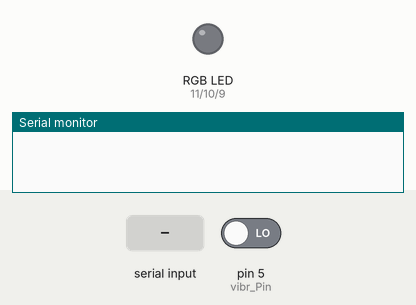
The sketch below on a simulated Arduino Uno, built with avr-gcc and run on an emulated ATmega328P. On the bench: an RGB LED mixed from three pins (HIGH = lit), the last lines printed to the serial monitor. The test bench sets the inputs (shaded band); at power-on: pin 5 (vibr_Pin) LOW. Dim RGB values are drawn brighter than linear.

Above: at 0.1 s.
At 1.2 s:
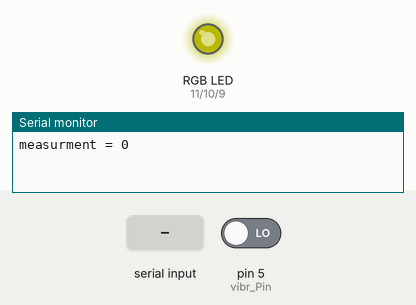
1.3 s: "1" received over the second serial link
Timing chart, 0 to 4.3 s (numbered marks = the images above; inputs shaded):
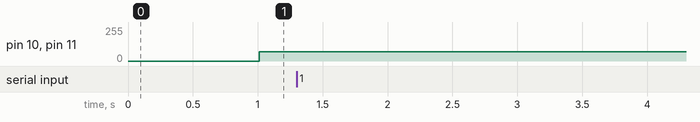

The sketch:

GHZSLAVE.ino
```cpp
#include <SoftwareSerial.h>
#include <Servo.h>

SoftwareSerial mySerial(1, 0); //블루투스의 Tx, Rx핀을 0번 1번핀으로 설정
Servo servo;

int vibr_Pin =5; // 진동센서 5번 핀
int servoPin = 9; // 서보모터 9번 핀
int angle = 90; // 서보 기본 각도 90
int x,y;
int M=1;
int PIN_BUTTON_SELECT; // S
int PIN_BUTTON_RIGHT; // R
int PIN_BUTTON_UP; // U
int PIN_BUTTON_DOWN; //D
int PIN_BUTTON_LEFT; // L
int PIN_ANALOG_X;
int PIN_ANALOG_Y;

int redPin = 11; // Red핀
int greenPin = 10; // Green핀
int bluePin = 9; // Blue핀

void setup(){
  Serial.println("System On!");
  pinMode(vibr_Pin, INPUT); // 진동센서 출력
  pinMode(redPin, OUTPUT); // Red핀 출력
  pinMode(greenPin, OUTPUT); // Green핀 출력
  pinMode(bluePin, OUTPUT);  // Blue핀 출력
  Serial.begin(9600);
  mySerial.begin(9600);
}

void loop(){

  if (Serial.available()) {    // 시리얼모니터에 입력된 데이터가 있다면
    mySerial.write(Serial.read());  // 블루투스를 통해 입력된 데이터 전달
 }
  if (mySerial.available()) { // 블루투스에서 넘어온 데이터가 있다면
  Serial.write(mySerial.read()); // 시리얼모니터에 데이터를 출력
 }
 if(M=1){Normal();}
 else{Hurt();}
 if(digitalRead(PIN_BUTTON_UP)){M=1;}
}

void motor(char M1,int M2,char M3,int M4){ // 모터
  digitalWrite(12, M1);
  analogWrite(10, M2);
  digitalWrite(13, M3);
  analogWrite(11, M4);
}

long TP_init(){ // 진동센서
  delay(10);
  long measurement=pulseIn (vibr_Pin, HIGH);  // 핀이 HIGH가 될 때까지 기다렸다가 측정 값을 반환합니다
  return measurement;
}

void setColor(int red, int green, int blue) // RGB 컬러
{
  analogWrite(redPin, red);
  analogWrite(greenPin, green);
  analogWrite(bluePin, blue);
}
void Normal()
{
 long measurement =TP_init(); // 진동센서 함수(가서 측정해보기)
 Serial.print("measurment = ");
 Serial.println(measurement);

 setColor(0, 255, 0); // 초록색 눈
 if(measurement>1000)
 {setColor(255, 0, 0); M=2;} // 빨간색 눈, 정지

 if(digitalRead(PIN_BUTTON_RIGHT)) // 우버튼
 {
  angle++;
  servo.write(angle);
 }

 if(digitalRead(PIN_BUTTON_LEFT))
 {
  angle--;
  servo.write(angle);
 }

 if(x>400) // 로봇의 다리
 {
  motor(HIGH,70,LOW,0); // 왼쪽
 }
 else if(x<300)
 {
  motor(HIGH,0,LOW,70); // 오른쪽
 }
 else
 {
 delay(1); // 가만히
 }

 if(y>400)
 {
  motor(HIGH,70,LOW,70); // 앞으로
 }
 else if(y<300)
 {
  motor(LOW,70,HIGH,70); // 뒤로
 }
 else
 {
 delay(1); // 가만히
 }
}
void Hurt()
{
  setColor(255, 255, 0); // 노란색 눈
}
```
